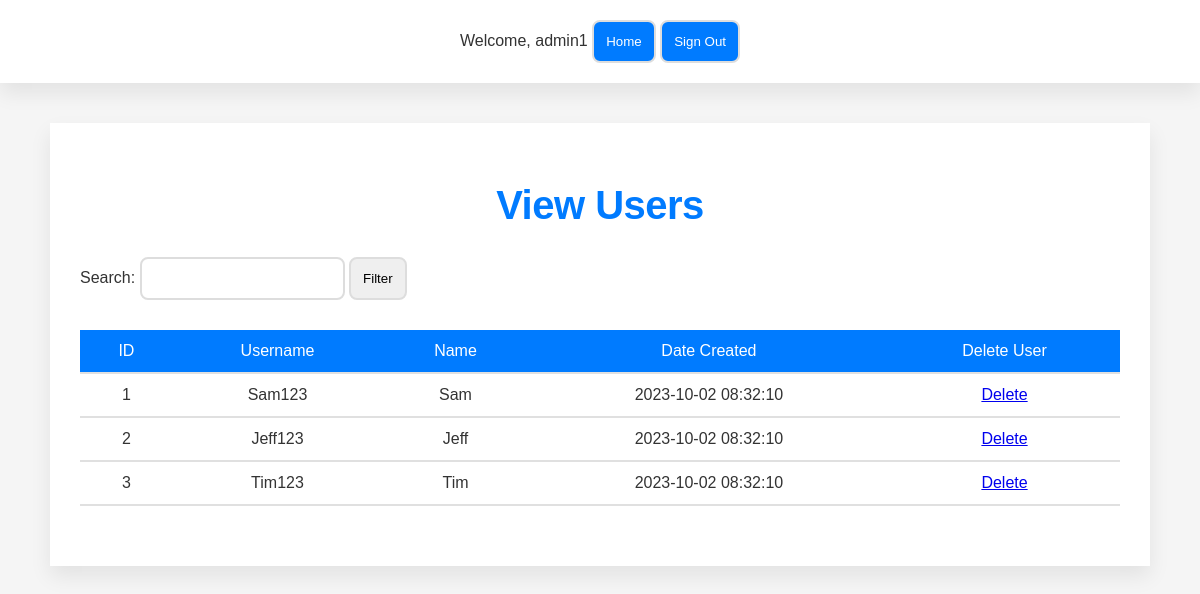
Page /www/admin/view_users.php (signed in) on the committed database.
### tables this page shows
CREATE TABLE `User` (
  `userId` int NOT NULL AUTO_INCREMENT,
  `name` varchar(255) NOT NULL,
  `username` varchar(255) DEFAULT NULL,
  `password` varchar(255) NOT NULL,
  `role` enum('user','admin') DEFAULT 'user',
  `createdDate` datetime DEFAULT CURRENT_TIMESTAMP,
  PRIMARY KEY (`userId`),
  UNIQUE KEY `username` (`username`)
);

### www/admin/view_users.php (the view, shortened to what this page needs)
<?php
$conn = new mysqli($servername, $dbusername, $dbpassword, $dbname);
$filter = "";
$sql = "SELECT * FROM User WHERE role = 'user'";
$result = $conn->query($sql);
?>
<html>
<head>
    <link rel="stylesheet" type="text/css" href="../common/style/style.css">
</head>
<body>
    <header>
        <?php include '../common/navbar.php'; ?>
    </header>
    <main>
        <h1>View Users</h1>
        <form action="view_users.php" method="POST">
            <div>
                Search: <input type="text" name="filter" value="<?php echo $filter; ?>" />
                <input type="submit" value="Filter" />
            </div>
        </form>
        <table>
            <tr>
                <th>ID</th>
                <th>Username</th>
                <th>Name</th>
                <th>Date Created</th>
                <th>Delete User</th>
            </tr>
            <?php
            if ($result->num_rows > 0) {
                while ($row = $result->fetch_assoc()) {
                    echo "<tr>";
                    echo "<td>" . $row["userId"] . "</td>";
                    echo "<td>" . $row["username"] . "</td>";
                    echo "<td>" . $row["name"] . "</td>";
                    echo "<td>" . $row["createdDate"] . "</td>";
                    echo "<td><a href='delete_user.php?userId=".$row["userId"]."'>Delete</a></td>";
                    echo "</tr>";
                }
            } else {
                echo "0 results";
            }
            ?>
        </table>
    </main>
</body>
</html>

### www/common/style/style.css (style rules this page uses)
:root { --main-blue: #007BFF; --hover-blue: #0056b3; --soft-gray: #F5F5F5; --text-gray: #333; --border-gray: #E0E0E0; --input-border-gray: #DDD; --transition-speed: 0.3s; }
* { box-sizing: border-box; margin: 0; padding: 0; font-family: 'Poppins', sans-serif; }
body { background-color: var(--soft-gray); color: var(--text-gray); line-height: 1.6; font-size: 16px; }
main { max-width: 1100px; margin: 40px auto; padding: 30px; background-color: #FFF; box-shadow: 0 10px 20px rgba(0, 0, 0, 0.08); }
h1 { text-align: center; padding: 20px 0; font-size: 2.5em; color: var(--main-blue); font-weight: 600; letter-spacing: -0.5px; }
header { background-color: #FFF; box-shadow: 0 10px 20px rgba(0, 0, 0, 0.08); padding: 20px 0; text-align: center; }
table { width: 100%; margin: 30px 0; border-collapse: collapse; }
td, th { padding: 12px 15px; border-bottom: 2px solid var(--border-gray); text-align: center; }
th { background-color: var(--main-blue); color: #FFF; font-weight: 500; }
form, form.div { display: grid; grid-template-columns: max-content 1fr; grid-gap: 20px 1em; text-align: center; margin: auto; }
input, button, select, textarea, .delete-button { grid-column: 2 / 3; padding: 12px; border: 2px solid var(--input-border-gray); border-radius: 8px; transition: border-color var(--transition-speed); }

### rows in the picture
user: userId "1", username "Sam123", name "Sam", createdDate "2023-10-02 08:32:10"
user: userId "2", username "Jeff123", name "Jeff", createdDate "2023-10-02 08:32:10"
user: userId "3", username "Tim123", name "Tim", createdDate "2023-10-02 08:32:10"

### other values in the picture
$_SESSION['username'] "admin1"
